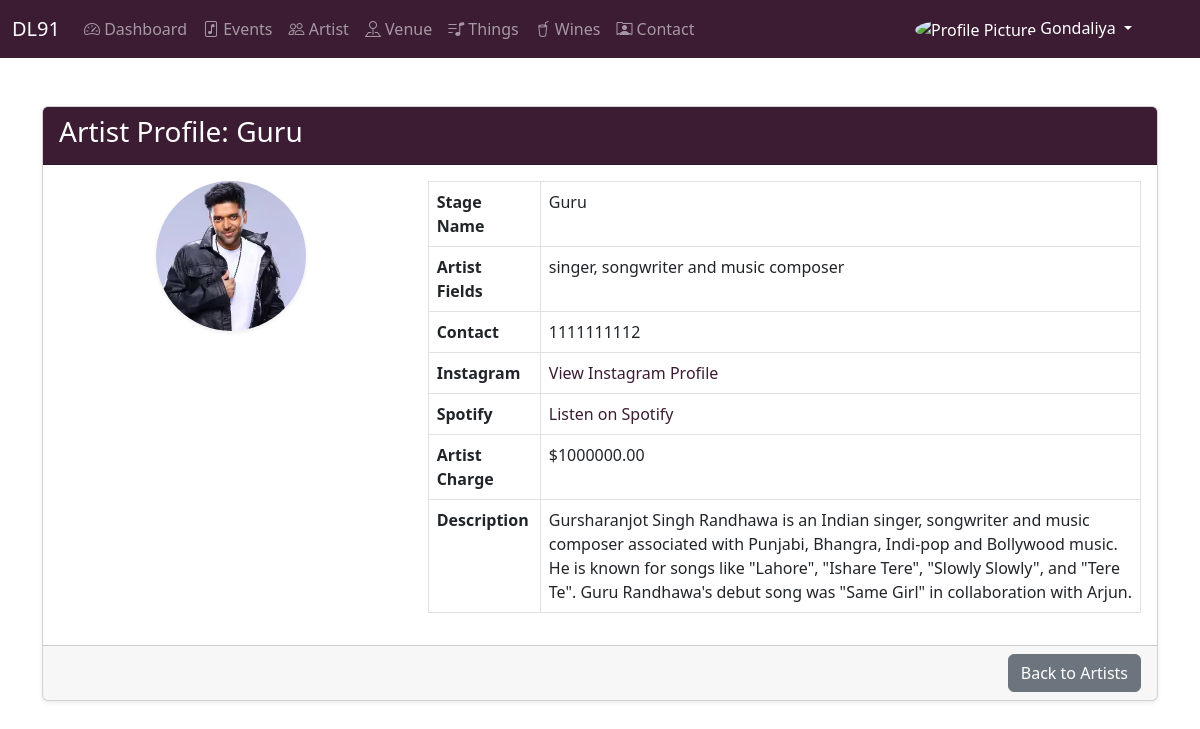
/view_artist/fe9b0767823241e1a0cd9cc1ffeb861d (signed in), run on the app's committed database.
### apps/artist/models.py (models this page shows, shortened)
class Artist(BaseClass):
    manager = models.ForeignKey(Manager, on_delete=models.CASCADE)
    profile_picture = models.ImageField(upload_to='artist_profile_pictures/')
    stage_name = models.CharField(max_length=200)
    artist_fields = models.CharField(max_length=200)
    contact = models.CharField(max_length=20)
    instagram_profile = models.URLField(max_length=200)
    spotify_link = models.URLField(max_length=200)
    artist_charge = models.DecimalField(max_digits=10, decimal_places=2)
    description = models.TextField()

### apps/dashboard/views.py (the view)
# urls.py: path('view_artist/<str:artist_id>', DashboardViews.view_artist, name='view_artist'),
    @login_required
    def view_artist(request, artist_id):
        get_artist = Artist.objects.filter(dl91_id=artist_id).first()
        if get_artist:
            context = {
                'artist': get_artist
            }
            return render(request, 'dashboard/artist_view.html', context)
        else:
            messages.error(request, 'Artist not found.')
            return redirect('artists')

### apps/dashboard/views.py (called while the page is built)
def login_required(view_func):
    @wraps(view_func)
    def wrapper(request, *args, **kwargs):
        if 'manager_id' in request.session:
            return view_func(request, *args, **kwargs)
        else:
            messages.error(request, 'You are not logged in. Please log in to access the dashboard.')
            return redirect('login')
    return wrapper

### apps/dashboard/templates/dashboard/artist_view.html (shortened to what this page needs)
{% extends 'dashboard/base.html' %} {% load static %}  {% block body %}
<div class="container mt-5">
    <div class="card shadow-sm">
        <div class="card-header DL91_BG text-white">
            <h3 class="card-title">Artist Profile: {{ artist.stage_name }}</h3>
        </div>
        <div class="card-body">
            <div class="row">
                <div class="col-md-4 text-center">
                    <img
                        src="{{ artist.profile_picture.url }}"
                        alt="{{ artist.stage_name }}'s profile picture"
                        class="img-fluid rounded-circle shadow-sm mb-3"
                        style="width: 150px; height: 150px; object-fit: cover;"
                    >
                </div>
                <div class="col-md-8">
                    <table class="table table-bordered">
                        <tbody>
                            <tr>
                                <th>Stage Name</th>
                                <td>{{ artist.stage_name }}</td>
                            </tr>
                            <tr>
                                <th>Artist Fields</th>
                                <td>{{ artist.artist_fields }}</td>
                            </tr>
                            <tr>
                                <th>Contact</th>
                                <td>{{ artist.contact }}</td>
                            </tr>
                            <tr>
                                <th>Instagram</th>
                                <td>
                                    <a href="{{ artist.instagram_profile }}" target="_blank" class="text-decoration-none">
                                        View Instagram Profile
                                    </a>
                                </td>
                            </tr>
                            <tr>
                                <th>Spotify</th>
                                <td>
                                    <a href="{{ artist.spotify_link }}" target="_blank" class="text-decoration-none">
                                        Listen on Spotify
                                    </a>
                                </td>
                            </tr>
                            <tr>
                                <th>Artist Charge</th>
                                <td>${{ artist.artist_charge }}</td>
                            </tr>
                            <tr>
                                <th>Description</th>
                                <td>{{ artist.description }}</td>
                            </tr>
                        </tbody>
                    </table>
                </div>
            </div>
        </div>
        <div class="card-footer text-end">
            <a href="{% url 'artists' %}" class="btn btn-secondary">Back to Artists</a>
        </div>
    </div>
</div>
{% endblock %}

### apps/dashboard/templates/dashboard/base.html (style rules this page uses)
:root { --black: #1a1a1d; --white: #ffffff; --darkWine: #3b1c32; --lightWine: #6a1e55; --skyWine: #a64d79; }
.DL91_BG { background-color: var(--darkWine); color: var(--white); }

### data on the page
Artist: stage_name "Guru", profile_picture (picture), artist_fields "singer, songwriter and music composer", contact "1111111112", artist_charge "1000000.00", description "Gursharanjot Singh Randhawa is an Indian singer, songwriter and music composer associated with Punjabi, Bhangra, Indi-pop and Bollywood music. He is known for songs like \"Lahore\", \"Ishare Tere\", \"Slowly Slowly\", and \"Tere Te\". Guru Randhawa's debut song was \"Same Girl\" in collaboration with Arjun."

### other printed values
{{ request.session.manager_name|title }} "Gondaliya"
